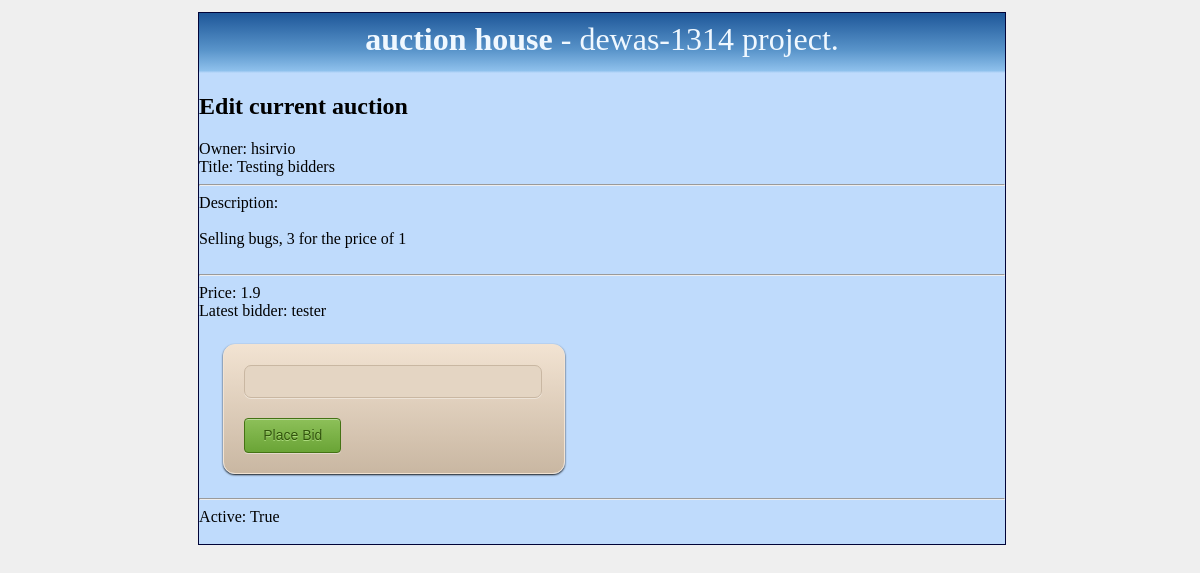
Before: /auction/1/ with the older database file.
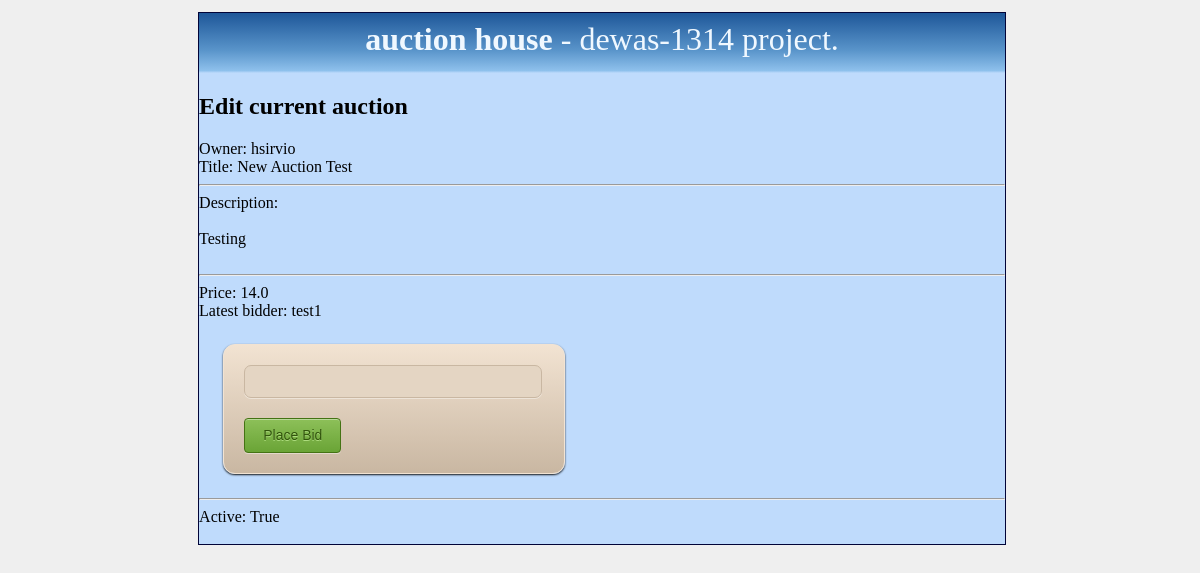
After: the same page with the newer database file.
### AuctionApp/models.py (models this page shows)
class Auction(models.Model):
    id = models.AutoField(primary_key=True)
    ownerid = models.ForeignKey(User, related_name="created")
    starttime = models.DateTimeField(default=datetime.utcnow(), blank=True)
    endtime = models.DateTimeField(default=timezone.now(), blank=True)
    title = models.CharField(max_length=30, default="New Auction")
    content = models.TextField()
    version = models.PositiveIntegerField(default=0)
    min_price = models.FloatField(default=0.00)
    is_active = models.BooleanField(default=False)
    is_locked = models.BooleanField(default=False)
    latest_bid_by = models.ForeignKey(User, related_name="bids")

### AuctionApp/views.py (the view)
def show_auction(request, auction_id):
    try:
        auction = Auction.objects.get(id=auction_id)
        if request.method == "POST" and auction.is_active:
            place_bid(request, auction)
    except:
        messages.error(request, 'An error has occured.')
        return HttpResponse('Could not display auction')
    return render(request, "show_auction.html", {'auction': auction, 'user': request.user})

### templates/show_auction.html (shortened to what this page needs)
{% include "head.html" %}
{% include "body.html" %}
<article>
	<div id="content">
		<h1>Edit current auction<br></h1>
		Owner: {{ auction.ownerid.username }}<br>
		Title: {{ auction.title }}<br>
		<hr>
		Description: <br><br>
		{{ auction.content }}<br><br>
		<hr>
		Price: {{ auction.min_price }}<br>
		Latest bidder:
		{% if auction.latest_bid_by != auction.ownerid %}
			{{ auction.latest_bid_by }}
		{% endif %}
		<br>
		<form action="/auction/{{ auction.id }}/" class="form-container" method="post">
			<input class="form-field" step="0.01" type="number" name="bidfield">
			<input class="submit-button" type="submit" name="bidbutton" value="Place Bid">
		</form>
		<hr>
		Active: {{ auction.is_active }}<br><br>
	</div>
</article>
{% include "footer.html" %}

Changed rows visible on the page:
changed Auction "True": title "Testing bidders" → "New Auction Test"; content "Selling bugs, 3 for the price of 1" → "Testing"; min_price "1.9" → "14.0"; latest_bid_by "tester" → "test1"
